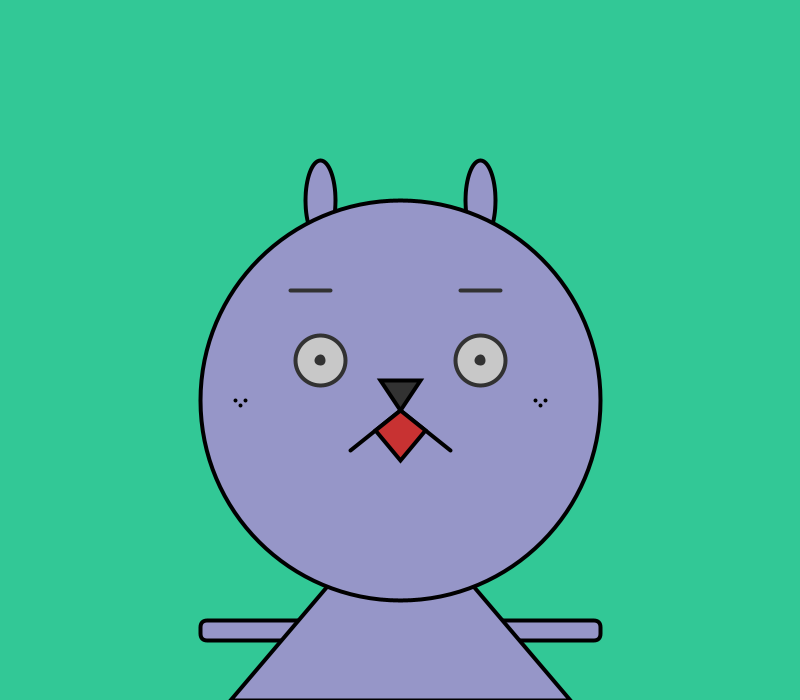
Frame 1 (no input)
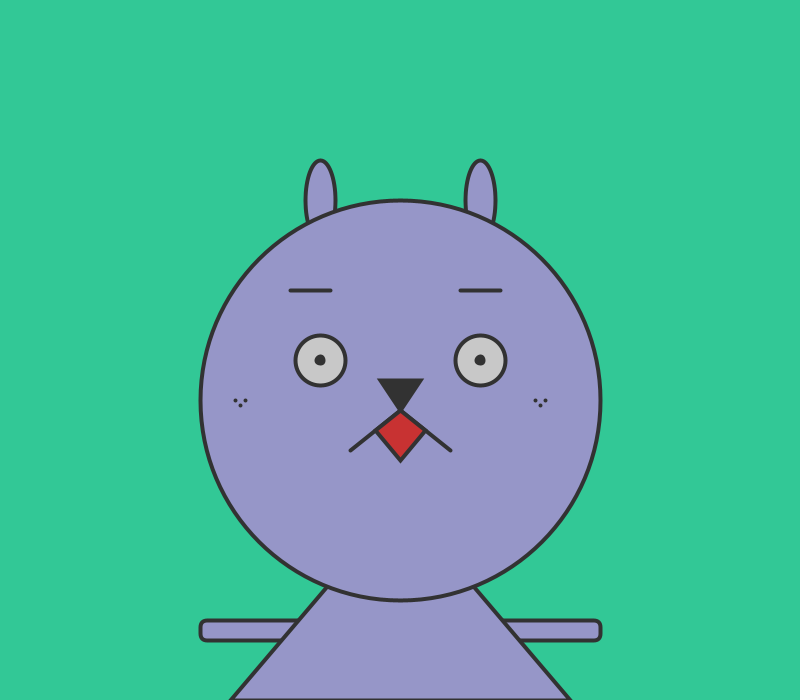
Frame 60 (the mouse pressed at the canvas centre just before this capture)
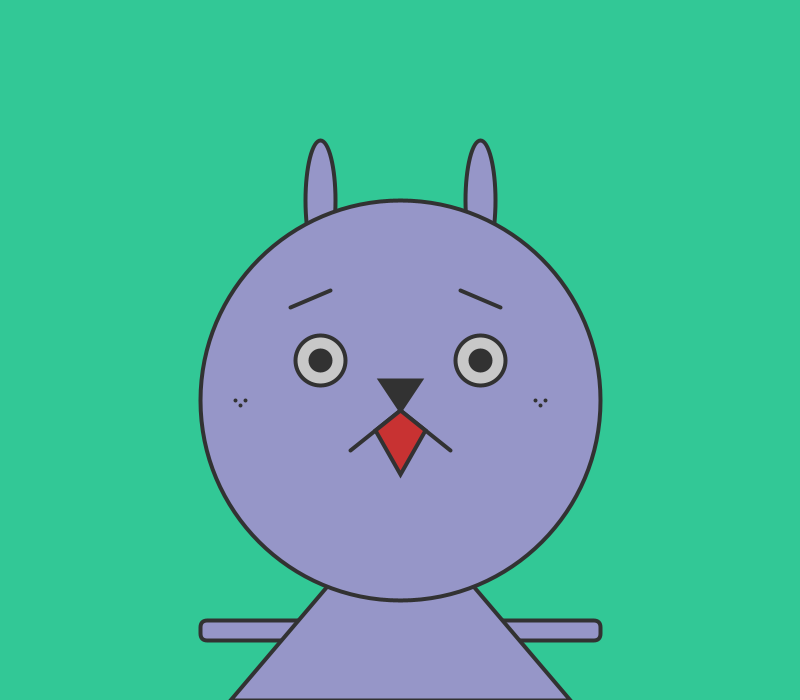
Frame 120 (the mouse held since frame 60 and released just before this capture)

The Processing sketch that drew these frames (run headless with seeded random() and noise(); from frame 60 on, the mouse is pressed at the canvas centre):

// Processing sketch: processing_92786
// ── processing_92786.pde

void setup() {
  size(800, 700);
  smooth();
  strokeWeight(4);
}

void draw() {
  background(50, 200, 150);
  fill(150, 150, 200);
  ellipse(320, 200, 30, 80+mouseX/10);
  ellipse(480, 200, 30, 80+mouseX/10);
 // arc(280, 250, 100, 100, PI-QUARTER_PI, PI+QUARTER_PI, PIE);
 // arc(520, 250, 100, 100, PI+HALF_PI+QUARTER_PI, TWO_PI+QUARTER_PI, PIE);
//arc is not working on website so i changed arc to ellipse

 // line(200, 620, 600, 780);
 // line(600, 620, 100, 780);
  rect(200, 620, 400, 20, 7);
  triangle(400, 500, 230, 700, 570, 700);//body

  ellipse(400, 400, 400, 400);//face
  
  point(235, 400);
  point(240, 405);
  point(245, 400);
  point(545, 400);
  point(540, 405);
  point(535, 400);


  fill(50);
  triangle(400, 410, 380, 380, 420, 380); //nose
  line(400, 410, 350, 450);
  line(400, 410, 450, 450);
  
  fill(200, 50, 50);
  quad(400, 410, 375, 430, 400, 460+mouseY/25, 425, 430); //mouth
  
  fill(200);
  stroke(50);
  ellipse(320, 360, 50, 50);
  ellipse(480, 360, 50, 50);
  
  fill(50);
  ellipse(320, 360, 7, 7);
  ellipse(480, 360, 7, 7);
  ellipse(320, 360, mouseX / 20, mouseX / 20);
  ellipse(480, 360, mouseX / 20, mouseX / 20);
  //eyes
  
  line(290, 290+mouseY /20, 330, 290);
  line(460, 290, 500, 290+mouseY /20);
  //eyebrows
  
}
